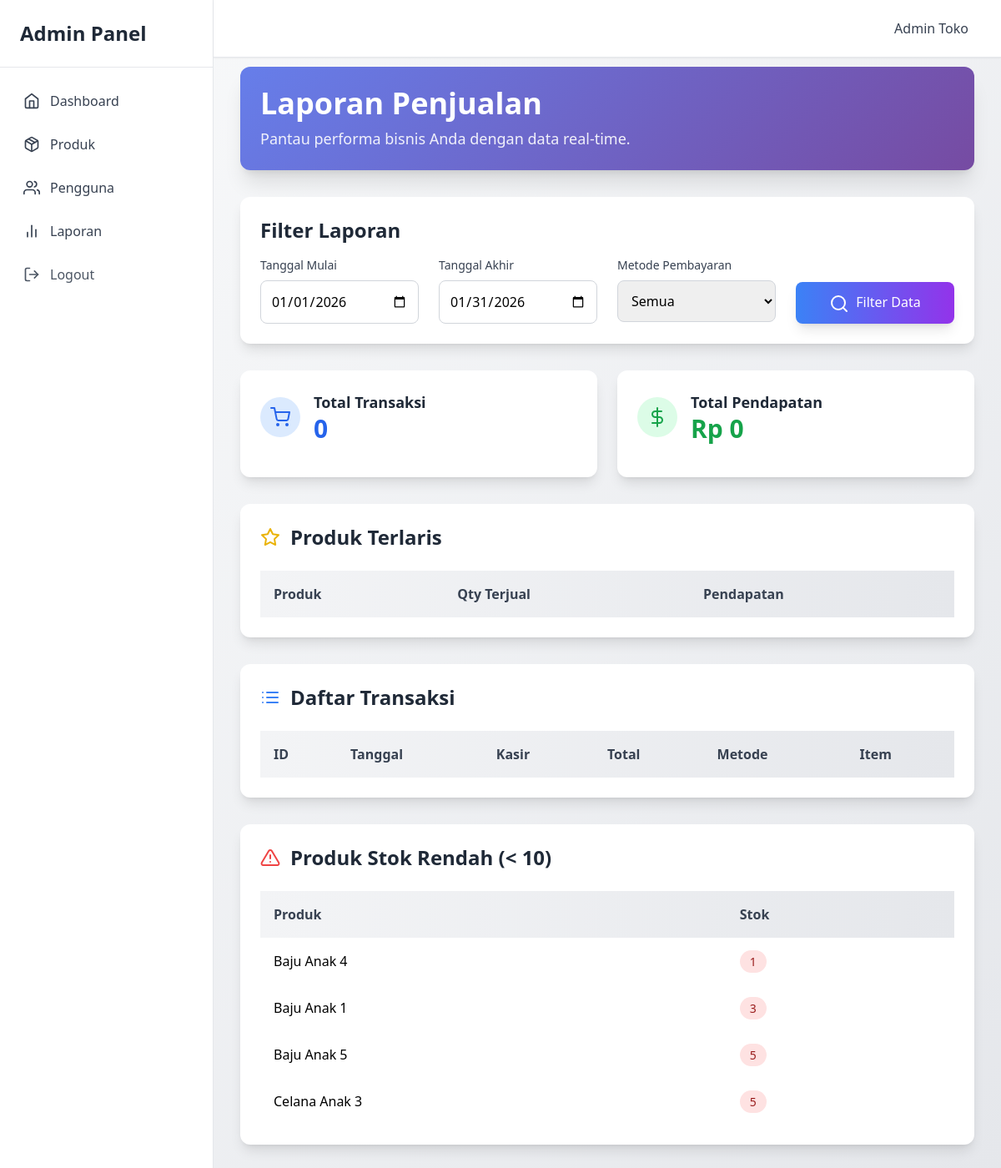
The app's page /dashboard/reports/ui/index.php (signed in) with its own data.
### tables this page shows
CREATE TABLE `products` (
  `id` INT(11) NOT NULL AUTO_INCREMENT,
  `name` VARCHAR(150) NOT NULL,
  `price` INT(11) NOT NULL,
  `stock` INT(11) NOT NULL,
  `image` VARCHAR(255) DEFAULT NULL,
  `is_deleted` TINYINT(1) DEFAULT 0,
  `created_at` DATETIME DEFAULT CURRENT_TIMESTAMP,
  `updated_at` DATETIME DEFAULT CURRENT_TIMESTAMP ON UPDATE CURRENT_TIMESTAMP,
  PRIMARY KEY (`id`)
);

### dashboard/reports/logic/index.php (called while the page is built, shortened)
<?php
include "../../../include/conn.php";
$start_date = isset($_GET['start_date']) ? $_GET['start_date'] : date('Y-m-01');
$end_date = isset($_GET['end_date']) ? $_GET['end_date'] : date('Y-m-t');
$query_summary = "
    SELECT
        COUNT(t.id) AS total_transactions,
        SUM(t.total) AS total_revenue,
        SUM(t.payment) AS total_payment,
        SUM(t.change_money) AS total_change
    FROM transactions t
    WHERE DATE(t.created_at) BETWEEN '$start_date' AND '$end_date'
";
$result_summary = mysqli_query($conn, $query_summary);
$summary = mysqli_fetch_assoc($result_summary);
$query_low_stock = "
    SELECT name, stock
    FROM products
    WHERE stock < 10
    ORDER BY stock ASC
";
$result_low_stock = mysqli_query($conn, $query_low_stock);

### dashboard/reports/ui/index.php (the view, shortened to what this page needs)
<!DOCTYPE html>
<html lang="en">
<head>
  <?php include __DIR__ . '/../../../include/module.php'; ?>
  <?php include "../logic/index.php"; ?>
</head>
<body class="bg-gradient-to-br from-gray-50 to-gray-200 min-h-screen">
  <?php include "../../../include/layouts/sidebar.php"; ?>
  <?php include "../../../include/layouts/header.php"; ?>
  <div class="ml-64 pt-20 p-8">
    <div class="gradient-bg text-white p-6 rounded-xl shadow-xl mb-8">
      <h1 class="text-4xl font-bold mb-2">Laporan Penjualan</h1>
      <p class="text-lg opacity-90">Pantau performa bisnis Anda dengan data real-time.</p>
    </div>
    <div class="bg-white p-6 rounded-xl shadow-lg mb-8 card-hover">
      <h2 class="text-2xl font-semibold mb-4 text-gray-800">Filter Laporan</h2>
      <form method="GET" class="grid grid-cols-1 md:grid-cols-4 gap-6">
        <div>
          <label class="block text-sm font-medium text-gray-700 mb-2">Tanggal Mulai</label>
          <input type="date" name="start_date" value="<?php echo $start_date; ?>" class="w-full p-3 border border-gray-300 rounded-lg focus:ring-2 focus:ring-blue-500 focus:border-transparent transition">
        </div>
        <div>
          <label class="block text-sm font-medium text-gray-700 mb-2">Tanggal Akhir</label>
          <input type="date" name="end_date" value="<?php echo $end_date; ?>" class="w-full p-3 border border-gray-300 rounded-lg focus:ring-2 focus:ring-blue-500 focus:border-transparent transition">
        </div>
        <div>
          <label class="block text-sm font-medium text-gray-700 mb-2">Metode Pembayaran</label>
          <select name="method" class="w-full p-3 border border-gray-300 rounded-lg focus:ring-2 focus:ring-blue-500 focus:border-transparent transition">
            <option value="">Semua</option>
          </select>
        </div>
        <div class="flex items-end">
          <button type="submit" class="w-full bg-gradient-to-r from-blue-500 to-purple-600 text-white px-6 py-3 rounded-lg hover:from-blue-600 hover:to-purple-700 transition transform hover:scale-105 shadow-lg">
            <i data-feather="search" class="inline mr-2"></i>Filter Data
          </button>
        </div>
      </form>
    </div>
    <div class="grid grid-cols-1 md:grid-cols-2 lg:grid-cols-2 gap-6 mb-8">
      <div class="bg-white p-6 rounded-xl shadow-lg card-hover">
        <div class="flex items-center mb-4">
          <div class="bg-blue-100 p-3 rounded-full">
            <i data-feather="shopping-cart" class="text-blue-600"></i>
          </div>
          <div class="ml-4">
            <h3 class="text-lg font-semibold text-gray-800">Total Transaksi</h3>
            <p class="text-3xl font-bold text-blue-600"><?php echo $summary['total_transactions'] ?? 0; ?></p>
          </div>
        </div>
      </div>
      <div class="bg-white p-6 rounded-xl shadow-lg card-hover">
        <div class="flex items-center mb-4">
          <div class="bg-green-100 p-3 rounded-full">
            <i data-feather="dollar-sign" class="text-green-600"></i>
          </div>
          <div class="ml-4">
            <h3 class="text-lg font-semibold text-gray-800">Total Pendapatan</h3>
            <p class="text-3xl font-bold text-green-600">Rp <?php echo number_format($summary['total_revenue'] ?? 0); ?></p>
          </div>
        </div>
      </div>
    </div>
    <div class="bg-white p-6 rounded-xl shadow-lg mb-8 card-hover">
      <h2 class="text-2xl font-semibold mb-6 text-gray-800 flex items-center">
        <i data-feather="star" class="mr-3 text-yellow-500"></i>Produk Terlaris
      </h2>
      <div class="overflow-x-auto">
        <table class="w-full table-auto">
          <thead class="bg-gradient-to-r from-gray-100 to-gray-200">
            <tr>
              <th class="p-4 text-left font-semibold text-gray-700">Produk</th>
              <th class="p-4 text-left font-semibold text-gray-700">Qty Terjual</th>
              <th class="p-4 text-left font-semibold text-gray-700">Pendapatan</th>
            </tr>
          </thead>
        </table>
      </div>
    </div>
    <div class="bg-white p-6 rounded-xl shadow-lg mb-8 card-hover">
      <h2 class="text-2xl font-semibold mb-6 text-gray-800 flex items-center">
        <i data-feather="list" class="mr-3 text-blue-500"></i>Daftar Transaksi
      </h2>
      <div class="overflow-x-auto">
        <table class="w-full table-auto">
          <thead class="bg-gradient-to-r from-gray-100 to-gray-200">
            <tr>
              <th class="p-4 text-left font-semibold text-gray-700">ID</th>
              <th class="p-4 text-left font-semibold text-gray-700">Tanggal</th>
              <th class="p-4 text-left font-semibold text-gray-700">Kasir</th>
              <th class="p-4 text-left font-semibold text-gray-700">Total</th>
              <th class="p-4 text-left font-semibold text-gray-700">Metode</th>
              <th class="p-4 text-left font-semibold text-gray-700">Item</th>
            </tr>
          </thead>
        </table>
      </div>
    </div>
    <div class="bg-white p-6 rounded-xl shadow-lg card-hover">
      <h2 class="text-2xl font-semibold mb-6 text-gray-800 flex items-center">
        <i data-feather="alert-triangle" class="mr-3 text-red-500"></i>Produk Stok Rendah (< 10)
          </h2>
          <div class="overflow-x-auto">
            <table class="w-full table-auto">
              <thead class="bg-gradient-to-r from-gray-100 to-gray-200">
                <tr>
                  <th class="p-4 text-left font-semibold text-gray-700">Produk</th>
                  <th class="p-4 text-left font-semibold text-gray-700">Stok</th>
                </tr>
              </thead>
              <tbody>
                <?php while ($row = mysqli_fetch_assoc($result_low_stock)): ?>
                  <tr class="hover:bg-gray-50 transition">
                    <td class="p-4"><?php echo $row['name']; ?></td>
                    <td class="p-4">
                      <span class="px-3 py-1 rounded-full text-sm font-medium bg-red-100 text-red-800">
                        <?php echo $row['stock']; ?>
                      </span>
                    </td>
                  </tr>
                <?php endwhile; ?>
              </tbody>
            </table>
          </div>
    </div>
  </div>
</body>
</html>

### dashboard/reports/ui/index.php (style rules this page uses)
.gradient-bg { background: linear-gradient(135deg, #667eea 0%, #764ba2 100%); }
.card-hover { transition: transform 0.3s ease, box-shadow 0.3s ease; }

### records on screen
products: name "Baju Anak 4", stock "1"
products: name "Baju Anak 1", stock "3"
products: name "Baju Anak 5", stock "5"
products: name "Celana Anak 3", stock "5"

### other values on screen
$_SESSION['user_name'] "Admin Toko"
$summary['total_transactions'] "0"
$summary['total_revenue'] "0"
